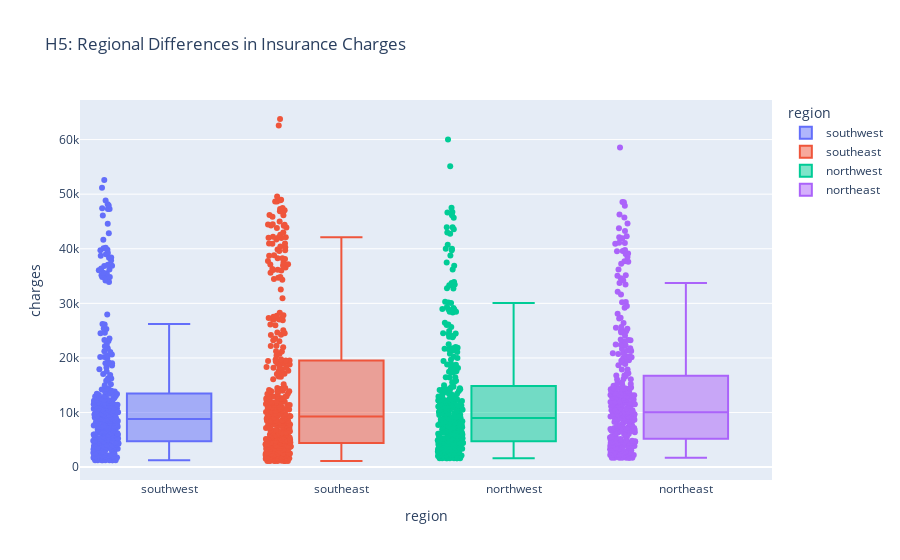

Here is the notebook cell this chart was saved with:
### Markdown cell above
## H5: Regional Influence on Charges

### Code cell
fig = px.box(
    df,
    x='region',
    y='charges',
    color='region',
    title="H5: Regional Differences in Insurance Charges",
    points='all'
)
fig.write_html(figure_path / "charges_by_region.html")
fig.write_image(figure_path / "charges_by_region.png")
fig.show()

### Figure 1 — Plotly figure (JSON) as saved in the notebook; plotly's stock layout.template omitted (floating-point values rounded to 4 significant figures; data arrays with more than 128 entries replaced by an {"elided": "..."} marker saying what was removed)
{"data": [{"alignmentgroup": "True", "boxpoints": "all", "hovertemplate": "region=%{x}<br>charges=%{y}<extra></extra>", "legendgroup": "southwest", "marker": {"color": "#636efa"}, "name": "southwest", "notched": false, "offsetgroup": "southwest", "orientation": "v", "showlegend": true, "type": "box", "x": {"elided": "325 str values"}, "x0": " ", "xaxis": "x", "y": {"elided": "325 float values"}, "y0": " ", "yaxis": "y"}, {"alignmentgroup": "True", "boxpoints": "all", "hovertemplate": "region=%{x}<br>charges=%{y}<extra></extra>", "legendgroup": "southeast", "marker": {"color": "#EF553B"}, "name": "southeast", "notched": false, "offsetgroup": "southeast", "orientation": "v", "showlegend": true, "type": "box", "x": {"elided": "364 str values"}, "x0": " ", "xaxis": "x", "y": {"elided": "364 float values"}, "y0": " ", "yaxis": "y"}, {"alignmentgroup": "True", "boxpoints": "all", "hovertemplate": "region=%{x}<br>charges=%{y}<extra></extra>", "legendgroup": "northwest", "marker": {"color": "#00cc96"}, "name": "northwest", "notched": false, "offsetgroup": "northwest", "orientation": "v", "showlegend": true, "type": "box", "x": {"elided": "324 str values"}, "x0": " ", "xaxis": "x", "y": {"elided": "324 float values"}, "y0": " ", "yaxis": "y"}, {"alignmentgroup": "True", "boxpoints": "all", "hovertemplate": "region=%{x}<br>charges=%{y}<extra></extra>", "legendgroup": "northeast", "marker": {"color": "#ab63fa"}, "name": "northeast", "notched": false, "offsetgroup": "northeast", "orientation": "v", "showlegend": true, "type": "box", "x": {"elided": "324 str values"}, "x0": " ", "xaxis": "x", "y": {"elided": "324 float values"}, "y0": " ", "yaxis": "y"}], "layout": {"boxmode": "overlay", "legend": {"title": {"text": "region"}, "tracegroupgap": 0}, "title": {"text": "H5: Regional Differences in Insurance Charges"}, "xaxis": {"anchor": "y", "categoryarray": ["southwest", "southeast", "northwest", "northeast"], "categoryorder": "array", "domain": [0, 1], "title": {"text": "region"}}, "yaxis": {"anchor": "x", "domain": [0, 1], "title": {"text": "charges"}}}}
